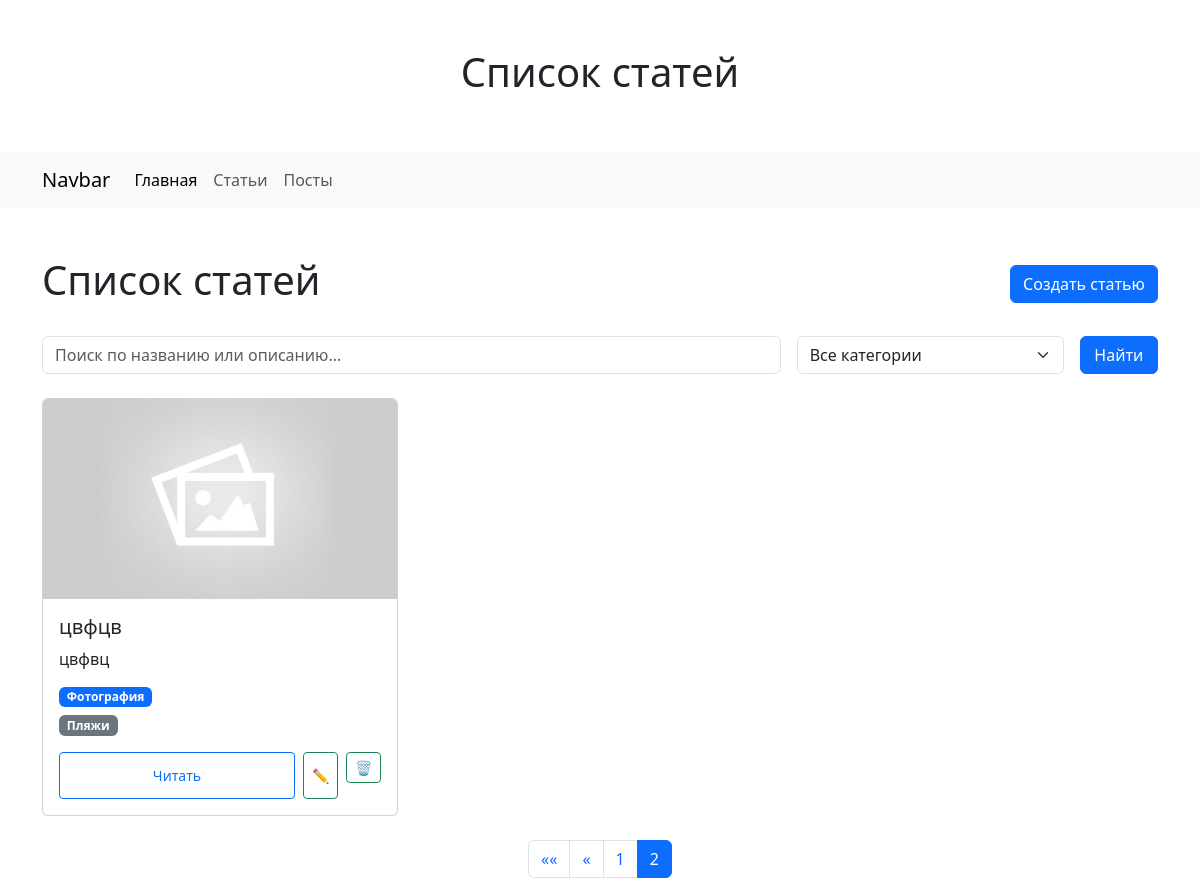
/articles/category/fotografiya/?page=2&category=Фотография, run on an earlier commit of the app's database.
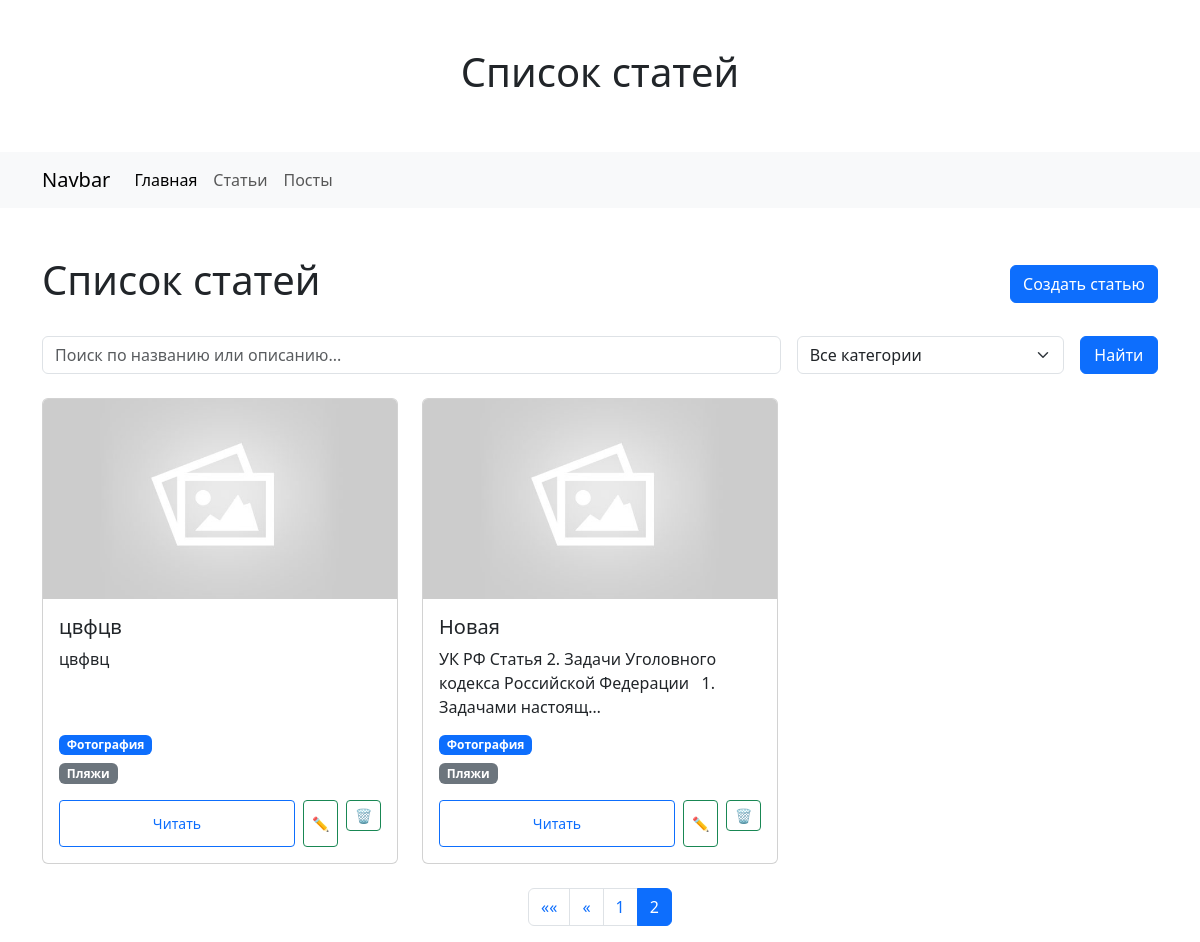
And on a later commit of the database.
### articles/models.py (models this page shows, shortened)
class Article(models.Model):
    id = models.AutoField(primary_key=True, verbose_name="ID")
    name = models.CharField(max_length=255, verbose_name="Название статьи")
    content = CKEditor5Field(verbose_name='Описание', config_name='extends')
    excerpt = models.TextField(verbose_name='Отрывок', blank=True)
    featured_image = models.ImageField(
        blank=True, default="default.jpg", upload_to="images/", verbose_name="Изображение"
    )
    slug = models.SlugField(unique=True, verbose_name="Слаг статьи")
    tags = models.ManyToManyField(Tag, verbose_name="Теги")
    category = models.ForeignKey(
        Category, on_delete=models.SET_NULL, null=True, verbose_name="Категория"
    )

class Category(models.Model):
    id = models.AutoField(primary_key=True, verbose_name="ID")
    name = models.CharField(max_length=255, verbose_name="Название категории")
    slug = models.SlugField(unique=True, verbose_name="Слаг категории")
    def __str__(self):
        return self.name

class Tag(models.Model):
    id = models.AutoField(primary_key=True, verbose_name="ID")
    name = models.CharField(max_length=255, verbose_name="Название тега")
    slug = models.SlugField(unique=True, verbose_name="Слаг тега")

### articles/views.py (the view)
# urls.py: path('category/<slug:category_slug>/', views.articles_by_category, name="article.category"),
def articles_by_category(request, category_slug):
    category = get_object_or_404(Category, slug=category_slug)
    articles = Article.objects.filter(category=category)
    return paginate_articles(request, articles, additional_context={"current_category": category})

### articles/views.py (called while the page is built)
def paginate_articles(request, articles_queryset, per_page=2, additional_context=None):
    paginator = Paginator(articles_queryset, per_page)
    page_number = request.GET.get('page')
    page_obj = paginator.get_page(page_number)
    context = {
        "articles": page_obj,
        "page_obj": page_obj,
        "categories": Category.objects.all(),
        "current_q": request.GET.get('q', ''),
        "current_category": request.GET.get('category', ''),
    }
    if additional_context:
        context.update(additional_context)
    return render(request, 'articles/index.html', context)

### articles/templates/articles/index.html (shortened to what this page needs)
{% extends "base.html" %}
{% load static %}
{% block header %}Список статей{% endblock header %}
{% block content %}
<div class="d-flex justify-content-between align-items-center mb-4">
    <h1>Список статей</h1>
    <a href="{% url 'article.create' %}" class="btn btn-primary">Создать статью</a>
</div>
{% include "includes/search_form.html" %}
<div class="row row-cols-1 row-cols-md-2 row-cols-lg-3 g-4">
    {% for article in articles %}
    <div class="col">
        {% include "includes/article_card.html" %}
    </div>
    {% empty %}
    <div class="col-12">
        <div class="alert alert-info">Статьи не найдены</div>
    </div>
    {% endfor %}
</div>
{% include "includes/pag.html" %}
{% endblock content %}

### templates/base.html (shortened to what this page needs)
{% load static %}
<!DOCTYPE html>
<html lang="ru">
<head>
    <link rel="stylesheet" href="{% static 'css/bootstrap.min.css' %}">
</head>
<body>
    <h1 class="text-center p-5"> {% block header %}Главная страница{% endblock header %}</h1>
    {% include "includes/nav.html" %}
    <div class="mt-5 container">
        {% block content %}{% endblock content %}
     </div>
</body>
</html>

### templates/includes/nav.html (shortened to what this page needs)
<nav class="navbar navbar-expand-lg bg-body-tertiary">
    <div class="container">
      <a class="navbar-brand" href="#">Navbar</a>
      <div class="collapse navbar-collapse" id="navbarSupportedContent">
        <ul class="navbar-nav me-auto mb-2 mb-lg-0">
          <li class="nav-item">
            <a class="nav-link active" aria-current="page" href="/">Главная</a>
          </li>
          <li class="nav-item">
            <a class="nav-link" href="{% url 'article.index' %}">Статьи</a>
          </li>
          <li class="nav-item">
            <a class="nav-link" href="{% url 'post_list' %}">Посты</a>
          </li>
        </ul>
      </div>
    </div>
  </nav>

### articles/templates/includes/search_form.html (shortened to what this page needs)
<form method="get" action="{% url 'article.index' %}" class="mb-4">
    <div class="row g-3">
        <div class="col-md-8">
            <input type="text" name="q" class="form-control"
                   placeholder="Поиск по названию или описанию..."
                   value="{{ request.GET.q }}">
        </div>
        <div class="col-md-3">
            <select name="category" class="form-select">
                <option value="">Все категории</option>
            </select>
        </div>
        <div class="col-md-1">
            <button type="submit" class="btn btn-primary w-100">Найти</button>
        </div>
    </div>
</form>

### articles/templates/includes/article_card.html (shortened to what this page needs)
<div class="card h-100">
    {% if article.featured_image %}
    <img src="{{ article.featured_image.url }}" class="card-img-top" alt="{{ article.name }}" style="height: 200px; object-fit: cover;">
    {% endif %}
    <div class="card-body d-flex flex-column">
        <h5 class="card-title">{{ article.name }}</h5>
        {% if article.excerpt %}
        <p class="card-text">{{ article.excerpt|safe|truncatechars:100 }}</p>
        {% endif %}
        <div class="mt-auto">
            {% if article.category %}
            <a href="{% url 'article.category' article.category.slug %}"
               class="badge bg-primary text-decoration-none mb-2">
                {{ article.category.name }}
            </a>
            {% endif %}
            <div class="d-flex flex-wrap gap-1 mb-3">
                {% for tag in article.tags.all %}
                <a href="{% url 'article.tag' tag.slug %}"
                   class="badge bg-secondary text-decoration-none">
                    {{ tag.name }}
                </a>
                {% endfor %}
            </div>
            <div class="d-flex gap-2 align-items-stretch">
                {% if article.slug %}
                <a href="{% url 'article.detail' article.slug %}"
                   class="btn btn-sm btn-outline-primary d-flex align-items-center justify-content-center flex-grow-1">
                    Читать
                </a>
                {% endif %}
                <a href="{% url 'article.update' article.id %}"
                   class="btn btn-sm btn-outline-success d-flex align-items-center justify-content-center">
                    ✏️
                </a>
                <form method="POST" action="{% url 'article.delete' article.id %}" class="d-flex">
                    <button type="submit" class="btn btn-sm btn-outline-success d-flex align-items-center justify-content-center">
                        🗑️
                    </button>
                </form>
            </div>
        </div>
    </div>
</div>

### articles/templates/includes/pag.html (shortened to what this page needs)
{% if page_obj.has_other_pages %}
<div class="mt-4">
    <nav aria-label="Page navigation">
        <ul class="pagination justify-content-center">
            {% if page_obj.has_previous %}
                <li class="page-item">
                    <a class="page-link"
                       href="?page=1{% if current_q %}&q={{ current_q }}{% endif %}{% if current_category %}&category={{ current_category }}{% endif %}"
                       aria-label="First">
                        &laquo;&laquo;
                    </a>
                </li>
                <li class="page-item">
                    <a class="page-link"
                       href="?page={{ page_obj.previous_page_number }}{% if current_q %}&q={{ current_q }}{% endif %}{% if current_category %}&category={{ current_category }}{% endif %}"
                       aria-label="Previous">
                        &laquo;
                    </a>
                </li>
            {% endif %}
            {% for num in page_obj.paginator.page_range %}
                {% if page_obj.number == num %}
                    <li class="page-item active"><span class="page-link">{{ num }}</span></li>
                {% elif num > page_obj.number|add:'-3' and num < page_obj.number|add:'3' %}
                    <li class="page-item">
                        <a class="page-link"
                           href="?page={{ num }}{% if current_q %}&q={{ current_q }}{% endif %}{% if current_category %}&category={{ current_category }}{% endif %}">
                            {{ num }}
                        </a>
                    </li>
                {% endif %}
            {% endfor %}
        </ul>
    </nav>
</div>
{% endif %}

What changed in the data, as far as the page shows it:
added Article: featured_image (placeholder picture), name "Новая", excerpt "УК РФ Статья 2. Задачи Уголовного кодекса Российской Федерации 1. Задачами настоящ…", category.name "Фотография", slug "Читать", Tag (name "Пляжи")
